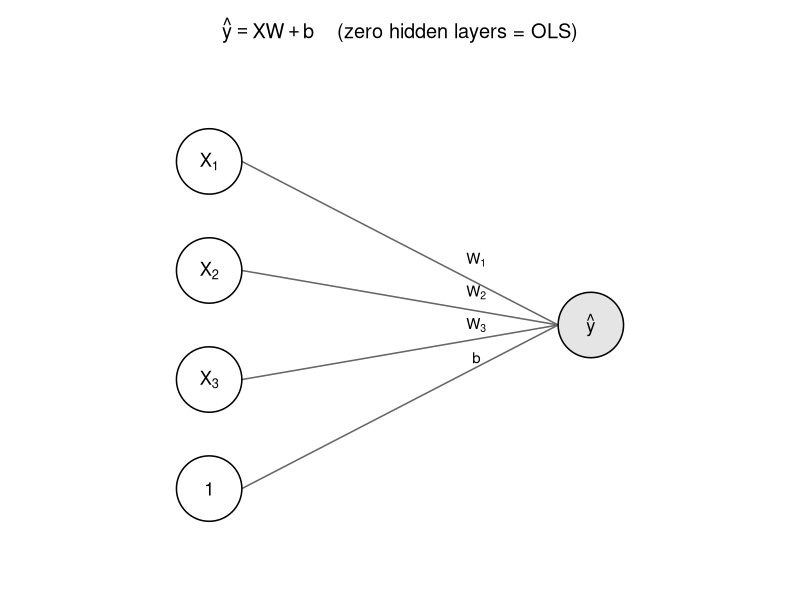
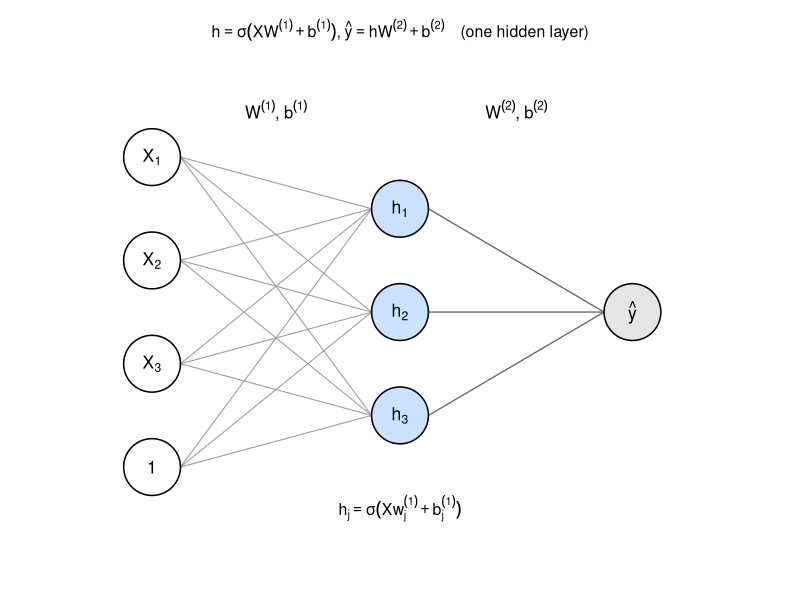
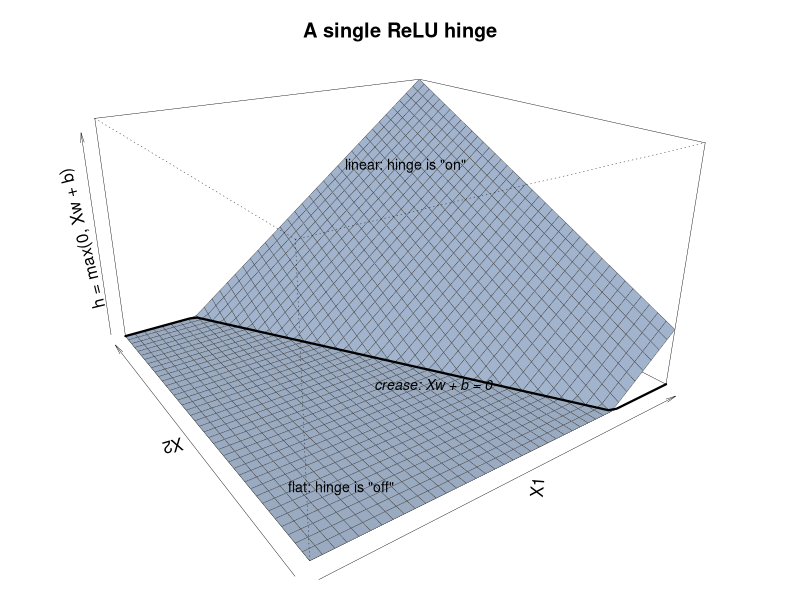
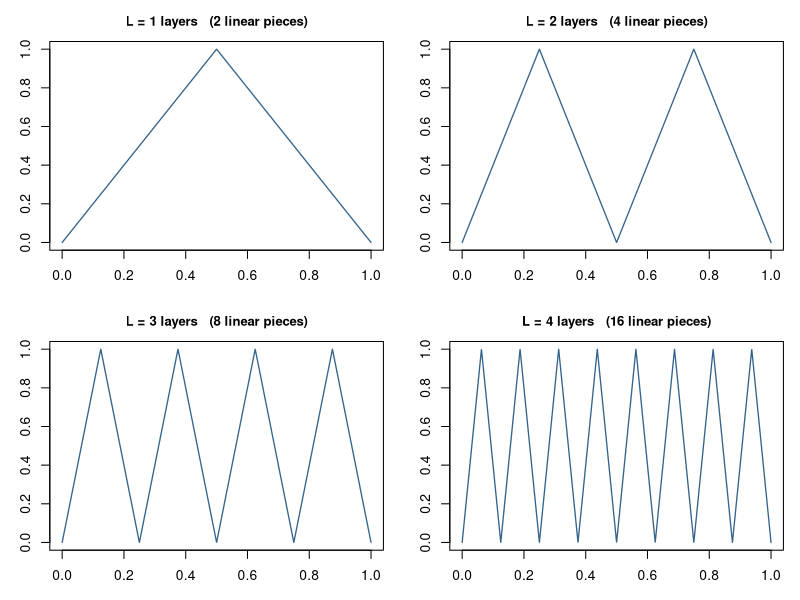
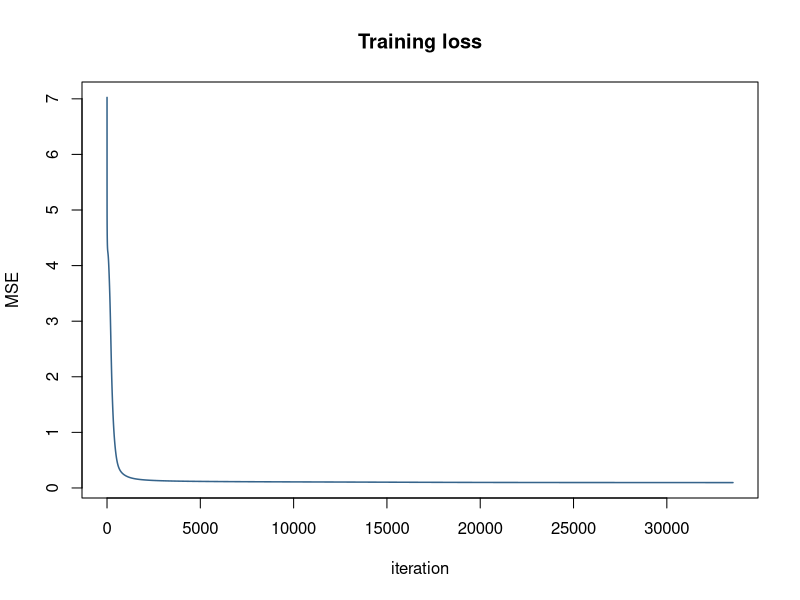

Generate these figures, in order, with R:
## ---- chunk 1
op <- par(mar = c(0.5, 0.5, 3, 0.5))
plot(NA, xlim = c(0, 10), ylim = c(1, 10), xlab = "", ylab = "",
     axes = FALSE, asp = 1)

input_y <- c(8.5, 6.5, 4.5, 2.5)
input_labels <- c(expression(X[1]), expression(X[2]), expression(X[3]), "1")
input_x <- rep(1.5, 4)

output_x <- 8.5
output_y <- 5.5

weight_labels <- c(expression(W[1]), expression(W[2]), expression(W[3]), "b")
for (i in 1:4) {
  segments(input_x[i] + 0.6, input_y[i], output_x - 0.6, output_y, col = "gray40", lwd = 1.5)
  mid_x <- input_x[i] + 0.7 * (output_x - input_x[i])
  mid_y <- input_y[i] + 0.7 * (output_y - input_y[i])
  text(mid_x, mid_y + 0.3, weight_labels[i], cex = 0.9)
}

symbols(input_x, input_y, circles = rep(0.6, 4), inches = FALSE, add = TRUE, bg = "white", lwd = 1.5)
text(input_x, input_y, input_labels, cex = 1.1)

symbols(output_x, output_y, circles = 0.6, inches = FALSE, add = TRUE, bg = "gray90", lwd = 1.5)
text(output_x, output_y, expression(hat(y)), cex = 1.1)

title(main = expression(hat(y) == XW + b ~ "   (zero hidden layers = OLS)"))
par(op)
## ---- chunk 2
op <- par(mar = c(0.5, 0.5, 3, 0.5))
plot(NA, xlim = c(0, 12), ylim = c(0.5, 10), xlab = "", ylab = "",
     axes = FALSE, asp = 1)

input_y <- c(8.5, 6.5, 4.5, 2.5)
input_labels <- c(expression(X[1]), expression(X[2]), expression(X[3]), "1")
input_x <- rep(1.2, 4)

hidden_y <- c(7.5, 5.5, 3.5)
hidden_labels <- c(expression(h[1]), expression(h[2]), expression(h[3]))
hidden_x <- rep(6, 3)

output_x <- 10.5
output_y <- 5.5

for (i in 1:4) {
  for (j in 1:3) {
    segments(input_x[i] + 0.55, input_y[i], hidden_x[j] - 0.55, hidden_y[j],
             col = "gray60", lwd = 1)
  }
}
for (j in 1:3) {
  segments(hidden_x[j] + 0.55, hidden_y[j], output_x - 0.55, output_y,
           col = "gray40", lwd = 1.3)
}

symbols(input_x, input_y, circles = rep(0.55, 4), inches = FALSE, add = TRUE, bg = "white", lwd = 1.5)
text(input_x, input_y, input_labels, cex = 1.05)

symbols(hidden_x, hidden_y, circles = rep(0.55, 3), inches = FALSE, add = TRUE, bg = "lightsteelblue1", lwd = 1.5)
text(hidden_x, hidden_y, hidden_labels, cex = 1.05)

symbols(output_x, output_y, circles = 0.55, inches = FALSE, add = TRUE, bg = "gray90", lwd = 1.5)
text(output_x, output_y, expression(hat(y)), cex = 1.05)

text(mean(c(1.2, 6)), 9.4, expression(W^(1) * "," ~ b^(1)), cex = 1)
text(mean(c(6, 10.5)), 9.4, expression(W^(2) * "," ~ b^(2)), cex = 1)
text(6, 1.7, expression(h[j] == sigma(X * w[j]^(1) + b[j]^(1))), cex = 0.95)

title(main = expression(h == sigma(X*W^(1) + b^(1)) * "," ~ hat(y) == h*W^(2) + b^(2) ~ "   (one hidden layer)"), cex.main = 0.95)
par(op)
## ---- chunk 3
op <- par(mar = c(1, 1, 3, 1))

x1 <- seq(-2, 2, length.out = 40)
x2 <- seq(-2, 2, length.out = 40)
w1 <- 1; w2 <- 0.6; b <- 0
z <- outer(x1, x2, function(a, c) pmax(0, w1 * a + w2 * c + b))

pmat <- persp(x1, x2, z, theta = -35, phi = 22, expand = 0.6,
              col = "lightsteelblue1", shade = 0.4, border = "gray30", lwd = 0.4,
              ticktype = "simple", box = TRUE,
              xlab = "X1", ylab = "X2", zlab = "h = max(0, Xw + b)",
              main = "A single ReLU hinge")

cx1 <- seq(-2, 2, length.out = 50)
cx2 <- pmin(pmax(-(w1 * cx1 + b) / w2, -2), 2)
lines(trans3d(cx1, cx2, 0, pmat), col = "black", lwd = 2.2)

text(trans3d(-1.3, -1.3, 0, pmat), labels = "flat: hinge is \"off\"", cex = 0.85, pos = 1, offset = 0.6)
text(trans3d(1.2, 1.2, 1.9, pmat), labels = "linear: hinge is \"on\"", cex = 0.85, pos = 3)
text(trans3d(0.3, -0.5, 0, pmat), labels = "crease: Xw + b = 0", cex = 0.85, pos = 1, font = 3)

par(op)
## ---- chunk 4
tent <- function(x) {
  r1 <- pmax(0, x)
  r2 <- pmax(0, x - 0.5)
  2*r1 - 4*r2
}
compose_n <- function(x, n) {
  y <- x
  for (i in seq_len(n)) y <- tent(y)
  y
}

x <- seq(0, 1, length.out = 3000)
op <- par(mfrow = c(2, 2), mar = c(3, 3, 2.5, 1))
for (L in 1:4) {
  y <- compose_n(x, L)
  plot(x, y, type = "l", lwd = 1.3, col = "steelblue4",
       xlab = "X", ylab = bquote(T^(.(L))*(X)),
       main = paste0("L = ", L, " layers   (", 2^L, " linear pieces)"),
       cex.main = 0.95)
}
par(op)
## ---- chunk 5
set.seed(1)
n <- 200
df <- data.frame(
  X1 = rnorm(n),
  X2 = rnorm(n),
  X3 = rnorm(n)
)
df$y <- with(df, X1^2 - 2*X1*X2 + 0.5*X3 + rnorm(n, sd = 0.3))
head(df)
## ---- chunk 6
X <- as.matrix(df[, c("X1", "X2", "X3")])
y <- matrix(df$y, ncol = 1)

k0 <- 3; k1 <- 6; k2 <- 1

sigmoid <- function(z) 1 / (1 + exp(-z))

set.seed(42)
W1 <- matrix(rnorm(k0 * k1, sd = 0.5), nrow = k0, ncol = k1)
b1 <- rep(0, k1)
W2 <- matrix(rnorm(k1 * k2, sd = 0.5), nrow = k1, ncol = k2)
b2 <- rep(0, k2)
## ---- chunk 7
forward_pass <- function(X, W1, b1, W2, b2) {
  n <- nrow(X)
  Z1 <- X %*% W1 + matrix(b1, n, length(b1), byrow = TRUE)
  H  <- sigmoid(Z1)
  Yhat <- H %*% W2 + matrix(b2, n, length(b2), byrow = TRUE)
  list(Z1 = Z1, H = H, Yhat = Yhat)
}

backward_pass <- function(X, y, H, Yhat, W2) {
  n <- nrow(X)
  delta2 <- -2 / n * (y - Yhat)
  dW2 <- t(H) %*% delta2
  db2 <- colSums(delta2)
  delta1 <- (delta2 %*% t(W2)) * (H * (1 - H))
  dW1 <- t(X) %*% delta1
  db1 <- colSums(delta1)
  list(dW1 = dW1, db1 = db1, dW2 = dW2, db2 = db2)
}
## ---- chunk 8
fwd <- forward_pass(X, W1, b1, W2, b2)
cat("Initial MSE:", mean((y - fwd$Yhat)^2), "\n")

grad <- backward_pass(X, y, fwd$H, fwd$Yhat, W2)
cat("dL/dW1:\n"); print(round(grad$dW1, 4))
cat("dL/dW2:\n"); print(round(grad$dW2, 4))
## ---- chunk 9
lr <- 0.1
max_iter <- 40000
tol <- 1e-7
prev_loss <- Inf
loss_history <- numeric(0)

for (iter in 1:max_iter) {
  fwd <- forward_pass(X, W1, b1, W2, b2)
  loss <- mean((y - fwd$Yhat)^2)
  loss_history[iter] <- loss
  if (abs(prev_loss - loss) < tol) break
  prev_loss <- loss

  grad <- backward_pass(X, y, fwd$H, fwd$Yhat, W2)
  W1 <- W1 - lr * grad$dW1
  b1 <- b1 - lr * grad$db1
  W2 <- W2 - lr * grad$dW2
  b2 <- b2 - lr * grad$db2
}

cat("Converged after", iter, "iterations. Final MSE:", round(loss, 4), "\n")

plot(loss_history, type = "l", col = "steelblue4", lwd = 1.5,
     xlab = "iteration", ylab = "MSE", main = "Training loss")
## ---- chunk 10
ols_fit <- lm(y ~ X1 + X2 + X3, data = df)
cat("OLS MSE:    ", round(mean(residuals(ols_fit)^2), 4), "\n")
cat("Network MSE:", round(loss, 4), "\n")
